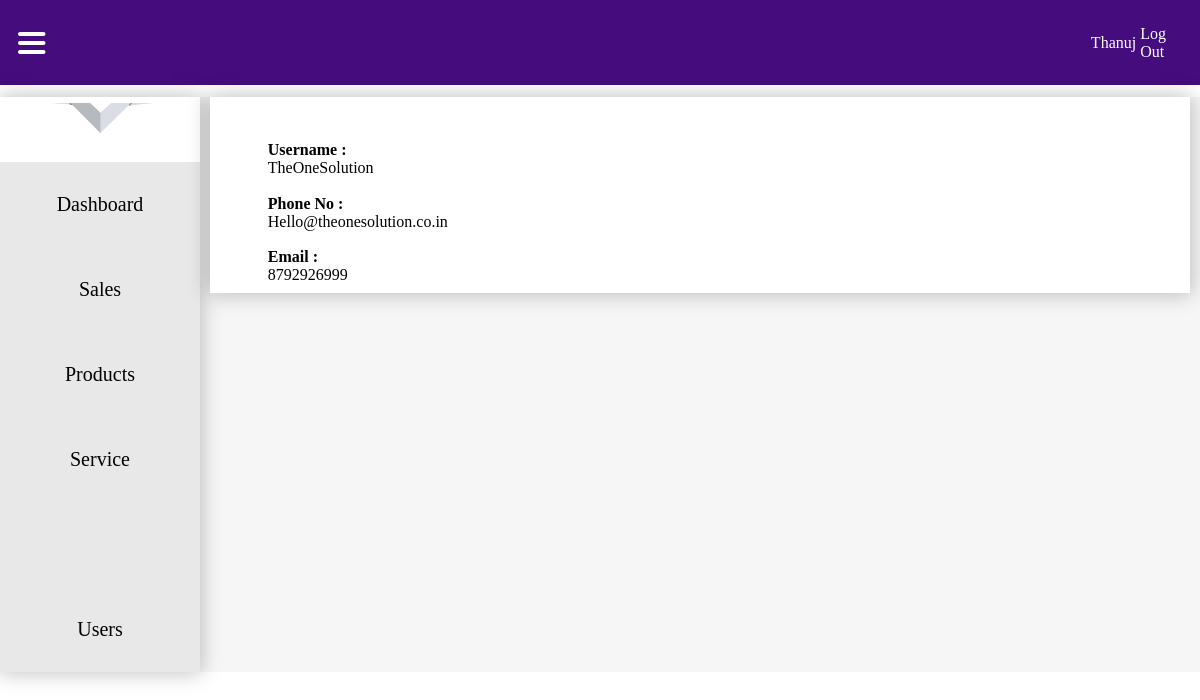
/saleuser/saleusersdetail/14 (signed in), run on the app's committed database.
### mainapp/models.py (models this page shows, shortened)
class User(AbstractUser):
    is_admin = models.BooleanField(default=False)
    is_sales_login = models.BooleanField(default=False)
    is_service_desk = models.BooleanField(default=False)
    is_technician = models.BooleanField(default=False)

class SalesLogin(models.Model):
    user = models.OneToOneField(User, on_delete=models.CASCADE)
    admin = models.ForeignKey(UserProfile, on_delete=models.CASCADE)
    saleuser_name = models.CharField(max_length=100)
    saleuser_email = models.EmailField()
    saleuser_phone = models.CharField(max_length=10)

### saleuser/views.py (the view)
# urls.py: path('saleusersdetail/<int:pk>', SaleUserDetailView.as_view(), name='saleusersdetail'),
class SaleUserDetailView(AdminAndLoginRequiredMixin, DetailView):
    template_name = "saleuserdetail.html"
    context_object_name = "saleslogin"
    def get_queryset(self):
        return SalesLogin.objects.all()

### saleuser/mixins.py (called while the page is built)
    def dispatch(self, request, *args, **kwargs):
        if not request.user.is_authenticated or not request.user.is_admin:
            return redirect("login")
        return super().dispatch(request, *args, **kwargs)

### saleuser/templates/saleuserdetail.html (shortened to what this page needs)
{% load static %}
{% if request.user.is_authenticated %}
<!DOCTYPE html>
<html lang="en">
<head>
    <link rel="stylesheet" href="{% static 'css/dashboard.css' %}">
</head>
<body>
     <nav>
        <div class="menu" >
            <img src="{% static 'icons/hamburger menu.svg' %}" alt="" onclick="toggleNavigation()">
        </div>
        <ul>
            <li>
                {% if request.user.is_authenticated %}
                <a href="">{{ request.user.username }}</a>
                <a href="{% url 'logout' %}">Log Out</a>
                {% else %}
                <a href="">Profile</a>
                <img src="{% static 'icons/dropdownarrowsvg.svg' %}" alt="">
                {% endif %}
            </li>
        </ul>
    </nav>
    <div class="contentholder">
        <div class="navigation">
            <img class="logo" src="{% static 'icons/Vivin-construction-and-engineering-logo.png' %}" alt="">
            <div class="tabholder">
                {% if request.user.is_admin %}
                <div class="nav-tab" id="dashboard-tab" onclick="toggleActive(this)">
                    <a href="{% url 'dashboard' %}">Dashboard</a>
                </div>
                {% endif %}
                {% if request.user.is_sales_login or request.user.is_admin %}
                <div class="nav-tab" onclick="toggleActive(this)">
                    <a href="{% url 'customerlist' %}">Sales</a>
                </div>
                <div class="nav-tab" onclick="toggleActive(this)">
                    <a href="">Products</a>
                </div>
                {% endif %}
                {% if request.user.is_service_desk or request.user.is_admin %}
                <div class="nav-tab" onclick="toggleActive(this)">
                    <a href="">Service</a>
                </div>
                {% endif %}
                <div class="nav-tab" onclick="toggleActive(this)">
                    <a href=""></a>
                </div>
                {% if request.user.is_admin %}
                <div class="nav-tab" onclick="toggleActive(this)">
                    <a href="">Users</a>
                </div>
                {% endif %}
            </div>
        </div>
        <div class="displayboard">
            <div class="whiteboard">
                <div class="alignmentmaker">
                    <div class="customerdetailholder">
                        <p><b>Username :</b> {{ saleslogin.saleuser_name }}</p>
                        <p><b>Phone No :</b> {{ saleslogin.saleuser_email }} </p>
                        <p><b>Email :</b> {{ saleslogin.saleuser_phone }} </p>
                    </div>
                </div>
            </div>
        </div>
    </div>
{% endif %}
</body>
</html>

### static/css/dashboard.css (style rules this page uses)
* { margin: 0; padding: 0; font-family: Montserrat; }
nav { background: #450C7D; width: 100%; height: 85px; display: flex; justify-content: right; align-items: center; }
nav img { margin-left: 3%; }
nav ul { width: 100%; display: flex; align-items: center; justify-content: flex-end; }
nav ul li { margin: 2%; display: flex; align-items: center; justify-content: flex-end; }
nav ul li a { text-decoration: none; color: white; font-family: Montserrat; }
.contentholder { width: 100%; display: flex; align-items: start; justify-content: center; background: #F6F6F6; margin-top: 1%; }
.navigation { width: 20%; height: 100%; background: #FFF; box-shadow: 0px 0px 20px 1px rgba(0, 0, 0, 0.25); display: grid; align-items: center; justify-items: center; transition: width 0.5s ease-in-out; }
.logo { margin: 3%; width: 80%; }
.displayboard { width: 100%; display: grid; align-items: start; justify-items: center; transition: width 0.5s ease-in-out; }
.menu { width: 100%; display: flex; align-items: center; justify-content: left; height: 100%; }
.menu img { margin: 3% 5% 3% 3%; cursor: pointer; }
.nav-tab { width: 100%; height: 85px; display: flex; align-items: center; justify-content: center; background: #E8E8E8; cursor: pointer; transition: .3s ease-in-out; }
.nav-tab a { text-decoration: none; color: black; text-align: center; font-size: 20px; color: black; width: 100%; height: 100%; display: flex; align-items: center; justify-content: center; }
.tabholder { width: 100%; }
.whiteboard { width: 98%; background: white; box-shadow: 0px 0px 20px 1px rgba(0, 0, 0, 0.25); display: flex; align-items: start; justify-content: center; }
.alignmentmaker { width: 90%; display: grid; align-items: start; justify-items: center; }
p { display: grid; align-items: center; justify-items: left; width: 40%; margin: 3%; }
a { margin: 2%; }
.customerdetailholder { width: 100%; display: grid; align-items: center; justify-items: start; grid-auto-flow: dense; }
.customerdetailholder p { margin: 1%; }

### data on the page
User: user.username "Thanuj"
SalesLogin: saleuser_name "TheOneSolution", saleuser_email "Hello@theonesolution.co.in", saleuser_phone "8792926999"
